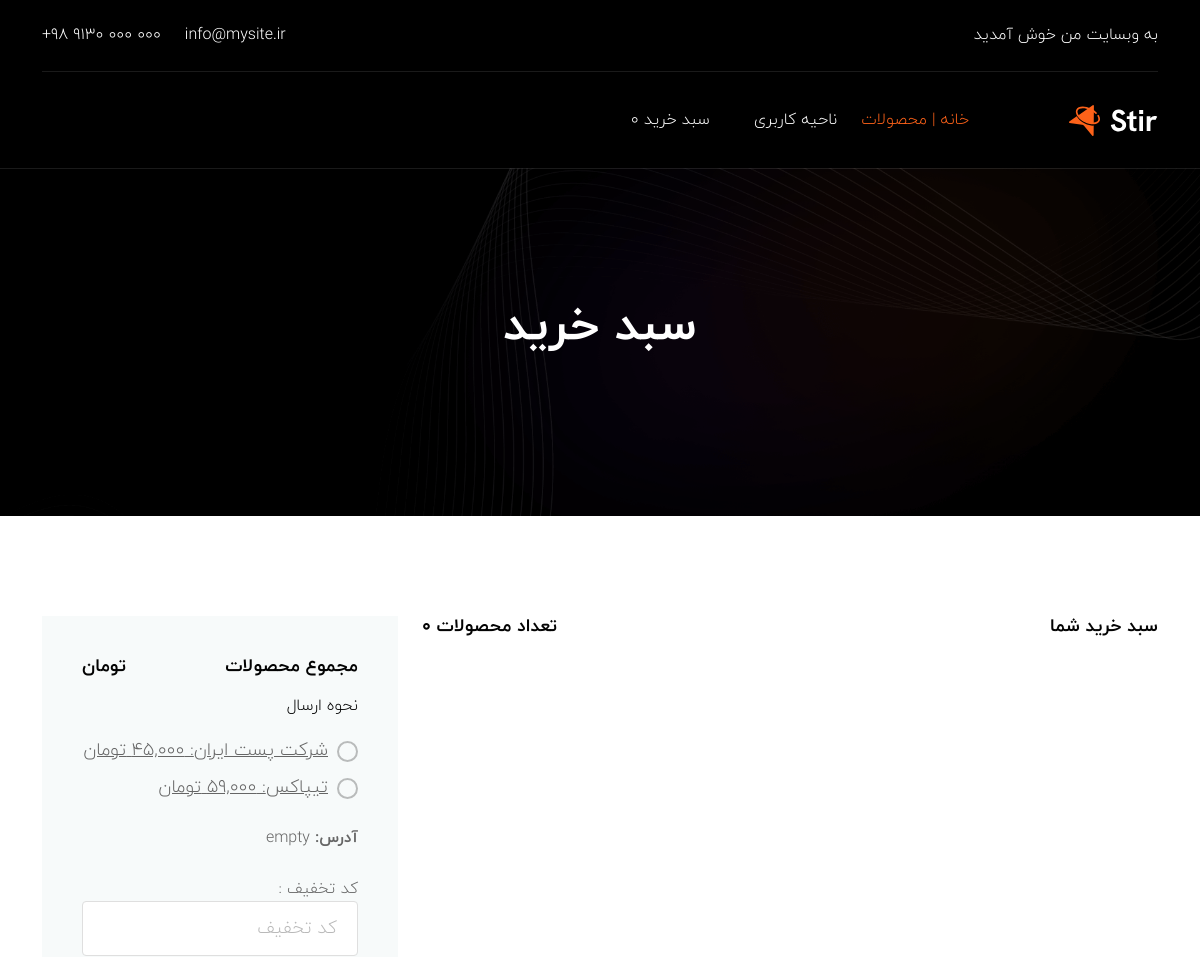
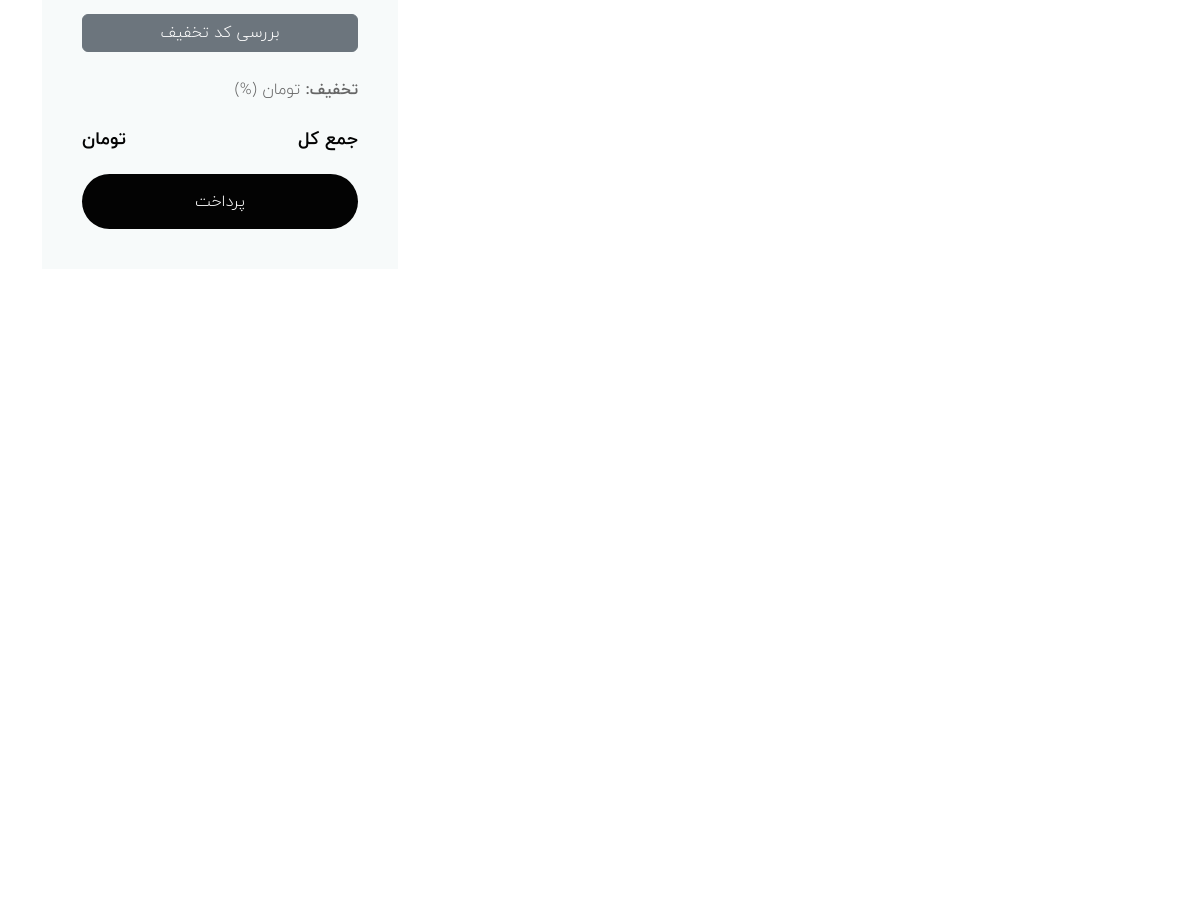
/order/cart/ (signed in), run on the app's committed database (2 pictures, top to bottom).
### order/models.py (models this page shows, shortened)
class DeliveryOptions(models.Model):
    company_name = models.CharField(max_length=150)
    price = models.IntegerField()
    class Meta:
        verbose_name = 'delivery Options'
        verbose_name_plural = 'delivery Options'

### account/models.py (models this page shows)
class Profile(models.Model):
    user = models.OneToOneField(User, on_delete=models.CASCADE)
    full_name = models.CharField(max_length=250, default='خالی')
    phone = models.CharField(max_length=11, default='خالی')
    address = models.TextField(default='خالی')
    image = models.ImageField(upload_to='avatar/', default='avatar.png')
    total_paid = models.IntegerField(default=0)
    total_discount = models.IntegerField(default=0)
    order_count = models.IntegerField(default=0)
    item_count = models.IntegerField(default=0)
    active_order = models.IntegerField(null=True, blank=True)

### order/views.py (the view)
# urls.py: path('cart/', views.CartView.as_view(), name='cart'),
class CartView(LoginRequiredMixin, View):
    form_class = CouponApplyForm
    def get(self, request):
        delivery = DeliveryOptions.objects.all()
        if request.user.profile.active_order:
            order = get_object_or_404(Order, id=request.user.profile.active_order)
            cart = get_list_or_404(OrderItems, order=order)
            return render(request, 'order/cart.html', {'user':request.user, 'delivery':delivery, 'form':self.form_class, 'cart':cart, 'order':order})
        return render(request, 'order/cart.html', {'user':request.user, 'delivery':delivery, 'form':self.form_class})

### order/context_processors.py (called while the page is built)
def cart_total_quantity(request):
    if request.user.is_authenticated and request.user.profile.active_order:
        return {'cart_total_quantity': len(Cart(request))}
    return {'cart_total_quantity': 0}

### order/templates/order/cart.html (shortened to what this page needs)
{% extends "base.html" %}
{% block page_title %}سبد خرید{% endblock page_title %}
{% block content %}
{% load humanize %}
<div class="cart-area pt-100 pb-75 bg-white">
    <div class="container">
        <div class="row">
            <div class="col-lg-8">
                <div class="d-flex justify-content-between cart-title">
                    <h3>سبد خرید شما</h3>
                    <h3>تعداد محصولات {{ cart|length }}</h3>
                </div>
            </div>
            <div class="col-lg-4">
                <div class="cart-subtotal">
                    <div class="d-flex justify-content-between mb-3">
                        <h3>مجموع محصولات</h3>
                        <h3>{{ order.get_products_total|intcomma }} تومان</h3>
                    </div>
                    <span class="shipping">نحوه ارسال</span>
                    <div class="mb-4">
                        {% for send in delivery %}
                            <label class="radio-button-container">
                                <a href="{% url "order:apply_delivery" send.id %}">{{ send.company_name }}: {{ send.price|intcomma }} تومان
                                <span class="checkmark"></span></a>
                            </label>
                        {% endfor %}
                    </div>
                    <p class="mb-4"><b>آدرس: </b>{{ user.profile.address }}</p>
                    <div class="form-group mb-4">
                        <form action="{% url "order:apply_coupon" %}" method="post">
                            <label>کد تخفیف : </label>
                            {{ form.as_p }}
                            <input type="submit" value="بررسی کد تخفیف" class="btn btn-secondary w-100 text-center">
                        </form>
                    </div>
                    <p class="mb-4"><b>تخفیف: </b>{{ order.get_discount_price|intcomma }} تومان ({{ order.discount }}%)</p>
                    <div class="d-flex justify-content-between mb-4">
                        <h3>جمع کل</h3>
                        <h3>{{ order.get_total_price|intcomma }} تومان</h3>
                    </div>
                    <a href="{% url "order:checkout" %}" class="main-btn w-100 text-center">پرداخت</a>
                </div>
            </div>
        </div>
    </div>
</div>
{% endblock content %}

### static/css/style.css (style rules this page uses)
body { font-size:16px;font-family:"Hanken Grotesk",sans-serif;color:#666;font-weight:400 }
a { transition:all ease .5s;color:#666 }
.h1,.h2,.h3,.h4,.h5,.h6,h1,h2,h3,h4,h5,h6 { color:#030303;font-weight:700 }
p { font-size:16px;margin-bottom:15px;line-height:1.8 }
.form-control { height:55px;border:1px solid #dfdfdf;background-color:#fff;color:#030303;border-radius:4px;font-size:18px;padding:10px 20px;width:100%;transition:all ease .5s;border-radius:4px }
.form-control::placeholder { color:#b9b9b9;font-size:18px }
.pt-100 { padding-top:100px }
.pb-75 { padding-bottom:75px }
.main-btn { background-color:#030303;color:#fff;padding:15.5px 30px;font-weight:500;font-size:16px;text-decoration:none;border-radius:50px;display:inline-block;transition:all ease .5s }
.cart-title { margin-bottom:30px }
.cart-title h3 { font-size:18px;font-weight:600 }
.cart-subtotal { background-color:#f7fafa;padding:40px }
.cart-subtotal h3 { color:#030303;font-size:18px;font-weight:600;margin-bottom:0 }
.cart-subtotal .shipping { color:#030303;display:block;margin-bottom:20px }
.cart-subtotal .radio-button-container { color:rgba(0,0,0,.75);display:block;position:relative;padding-right:30px;line-height:25px;margin-bottom:12px;cursor:pointer;font-size:18px;-webkit-user-select:none;-moz-user-select:none;-ms-user-select:none;user-select:none }
.cart-subtotal .checkmark { position:absolute;top:3px;right:0;height:21px;width:21px;background-color:rgba(0,0,0,0);border-radius:50%;border:2px solid rgba(0,0,0,.25);transition:all .3s }
.cart-subtotal .checkmark:after { content:"";position:absolute;display:none }
.cart-subtotal .radio-button-container .checkmark:after { top:2px;right:2px;width:13px;height:13px;border-radius:50%;background:#f76b6a }

### data on the page
DeliveryOptions: company_name "شرکت پست ایران", price "45,000"
DeliveryOptions: company_name "تیپاکس", price "59,000"

### other printed values
{{ cart_total_quantity }} "0"
{{ cart|length }} "0"
{{ user.profile.address }} "empty"
